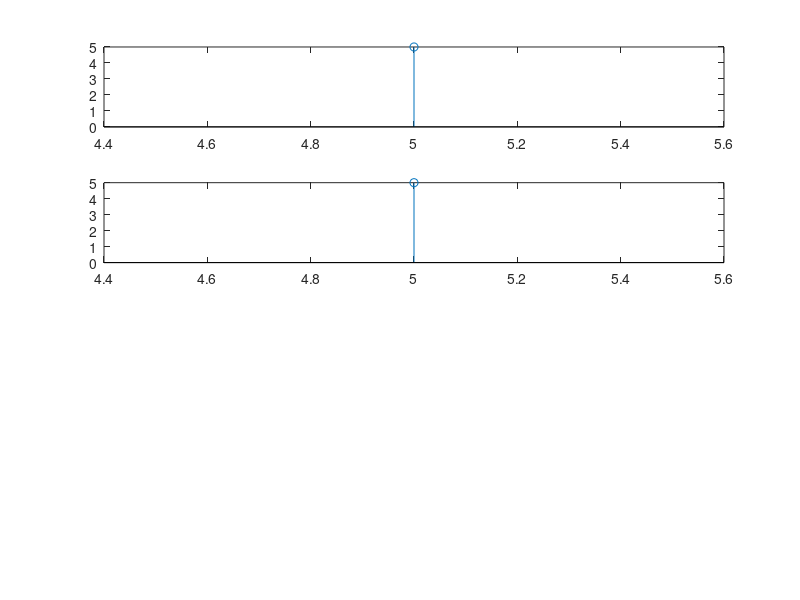

Here is the MATLAB script that generated this plot: (Note: this script raises an error after producing the figure.)
% commutative property convulation
clc;
clear all;
close all;

x1=input('enter the sequence :');
n1=input('enter the time range :');

x2=input('enter the sequence :');
n2=input('enter the time range :');

subplot(411);
stem(n1,x1);

subplot(412);
stem(n2,x2);

[yn,y]=convoper(x1,x2,n1,n2);
subplot(413);
stem(yn,y);
title("x1 * x2 ");

[yn1,y1]=convoper(x2,x1,n2,n1);
subplot(414);
stem(yn1,y1);
title("x2 * x1 ");

